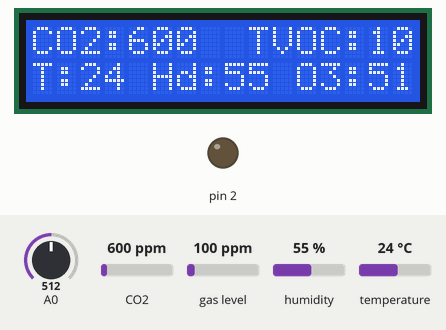
The sketch below on a simulated Arduino Uno, built with avr-gcc and run on an emulated ATmega328P. Shown: 16×2 character LCD, output pins drawn as LEDs (lit = HIGH). The test bench sets the inputs (shaded band); at power-on: CO2 600 ppm, humidity 55 %, A0 = 512, gas level 100 ppm, temperature 24 °C. What the sketch prints to the serial monitor is not drawn.

Above: at 1.2 s.
1.3 s: CO2 set to 452 ppm
At 2.8 s:
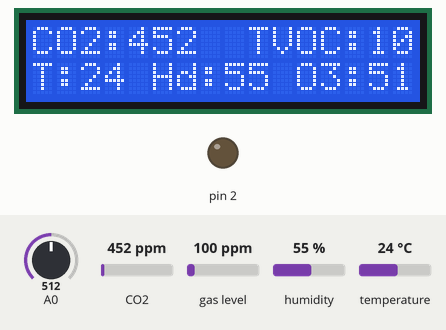
4.0 s: humidity set to 22 %
At 5.5 s:
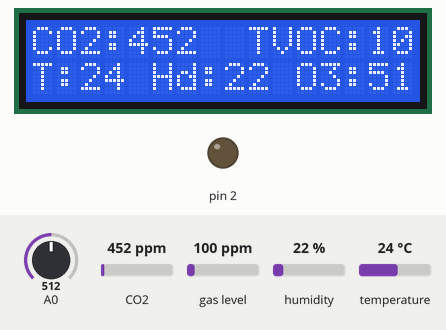
6.7 s: A0 set to 716
At 9.4 s:
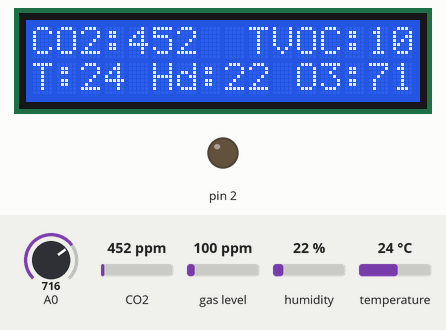
9.7 s: gas level set to 20 ppm
At 11.1 s:
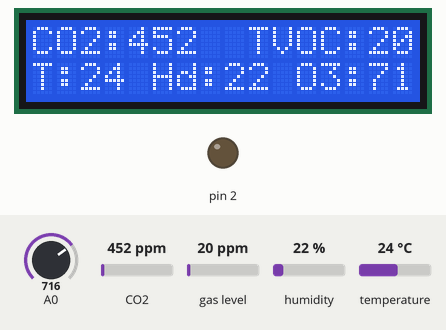
12.4 s: temperature set to 12 °C
At 15.2 s:
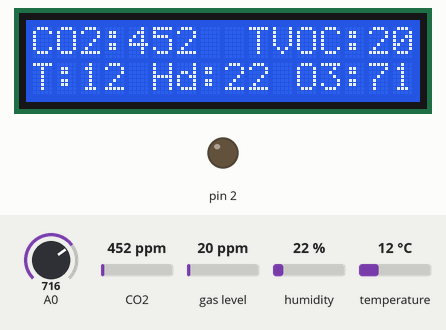
15.8 s: A0 set to 992
At 16.6 s:
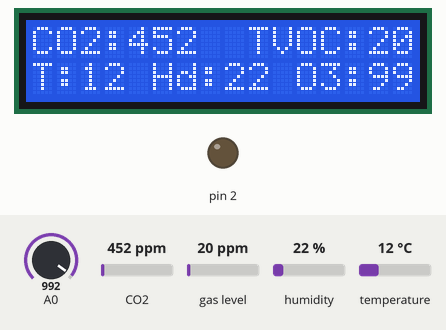
Timing chart, 0 to 18.8 s (numbered marks = the images above; inputs shaded):
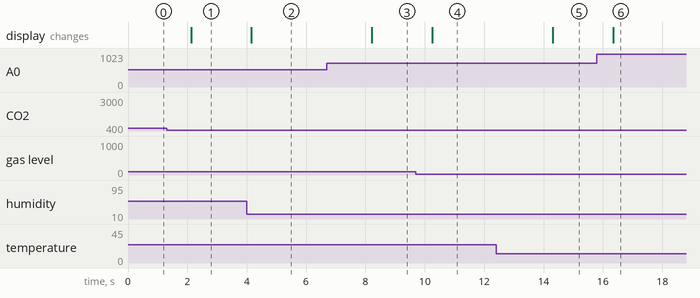

The sketch:

Code.ino
```cpp
#include <dht.h>
#include <LiquidCrystal.h>
LiquidCrystal lcd(8,9,4,5,6,7);
#include <Adafruit_CCS811.h>

dht DHT;
#define DHT11_PIN 10
int eCO2;
int TVOC;

Adafruit_CCS811 ccs;

void setup() {
  Serial.begin(9600);
  pinMode(2,1);
  Serial.println("CCS811 test");
  lcd.begin(16,2);
  lcd.clear();
  if(!ccs.begin()){
    Serial.println("Failed to start sensor! Please check your wiring.");
    while(1);
  }
}

void loop() {
  if(ccs.available()){
    if(!ccs.readData()){
      eCO2 = ccs.geteCO2();
      TVOC = ccs.getTVOC();
      Serial.print("CO2: ");
      Serial.print(ccs.geteCO2());
      lcd.setCursor(0,0);
      lcd.print("CO2:");
      lcd.setCursor(4,0);
      lcd.print(eCO2);
      lcd.setCursor(9,0);
      lcd.print("TVOC:");
      lcd.setCursor(14,0);
      lcd.print(TVOC);
      Serial.print("ppm, TVOC: ");
      Serial.print(ccs.getTVOC());
      Serial.print("ppb");
    }
    else{
      Serial.println("ERROR!");
      while(1);
    }
  }

  int chk = DHT.read11(DHT11_PIN);
  int humidity= DHT.humidity;
  int temp_2 = DHT.temperature;
  int gas_data = analogRead(A0);
  lcd.setCursor(0,1);
  lcd.print("T:");
  lcd.setCursor(2,1);
  lcd.print(temp_2);
  lcd.setCursor(5,1);
  lcd.print("Hd:");
  lcd.setCursor(8,1);
  lcd.print(humidity);
  lcd.setCursor(11,1);
  lcd.print("O3:");
  lcd.setCursor(14,1);
  lcd.print(gas_data);
  Serial.print('\t');
  Serial.print(humidity);
  Serial.print('\t');
  Serial.print(temp_2);
  Serial.print('\t');
  Serial.println(gas_data);
  delay(2000);

     if(eCO2 >= 10000)
        {
          digitalWrite(2,1);
        }
           else
             {
               digitalWrite(2,0);
              }
}
```

Measured:
- after the input at 1.3 s, the display: changes after 0.83 s (image 1)
- after the input at 4.0 s, the display: changes after 0.16 s (image 2)
- after the input at 6.7 s, the display: changes after 1.5 s (image 3)
- after the input at 9.7 s, the display: changes after 0.55 s (image 4)
- after the input at 12.4 s, the display: changes after 1.9 s (image 5)
- after the input at 15.8 s, the display: changes after 0.54 s (image 6)
